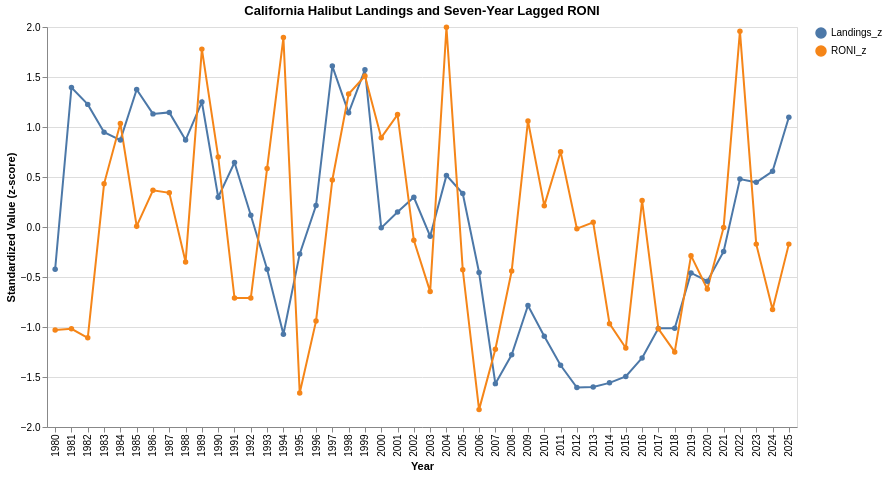

The notebook cell saved with this chart:
### Code cell
alt.Chart(time_series).mark_line(point=True).encode(
    x=alt.X("Year:O", title="Year"),
    y=alt.Y("Z_score:Q", title="Standardized Value (z-score)"),
    color=alt.Color("Variable:N", title=""),
    tooltip=[
        "Year",
        "Variable",
        alt.Tooltip("Z_score:Q", format=".2f")
    ]
).properties(
    title="California Halibut Landings and Seven-Year Lagged RONI",
    width=750,
    height=400
)

### Figure 1 — Vega-Lite specification as saved in the notebook (floating-point values rounded to 4 significant figures)
{"config": {"view": {"continuousWidth": 300, "continuousHeight": 300}}, "data": {"name": "data-7248883e279ace50168ff9d2b658c5d2"}, "mark": {"type": "line", "point": true}, "encoding": {"color": {"field": "Variable", "title": "", "type": "nominal"}, "tooltip": [{"field": "Year", "type": "quantitative"}, {"field": "Variable", "type": "nominal"}, {"field": "Z_score", "format": ".2f", "type": "quantitative"}], "x": {"field": "Year", "title": "Year", "type": "ordinal"}, "y": {"field": "Z_score", "title": "Standardized Value (z-score)", "type": "quantitative"}}, "height": 400, "title": "California Halibut Landings and Seven-Year Lagged RONI", "width": 750, "$schema": "https://vega.github.io/schema/vega-lite/v6.4.1.json", "datasets": {"data-7248883e279ace50168ff9d2b658c5d2": [{"Year": 1980, "Variable": "Landings_z", "Z_score": -0.422}, {"Year": 1981, "Variable": "Landings_z", "Z_score": 1.395}, {"Year": 1982, "Variable": "Landings_z", "Z_score": 1.226}, {"Year": 1983, "Variable": "Landings_z", "Z_score": 0.9482}, {"Year": 1984, "Variable": "Landings_z", "Z_score": 0.8689}, {"Year": 1985, "Variable": "Landings_z", "Z_score": 1.374}, {"Year": 1986, "Variable": "Landings_z", "Z_score": 1.131}, {"Year": 1987, "Variable": "Landings_z", "Z_score": 1.146}, {"Year": 1988, "Variable": "Landings_z", "Z_score": 0.8696}, {"Year": 1989, "Variable": "Landings_z", "Z_score": 1.25}, {"Year": 1990, "Variable": "Landings_z", "Z_score": 0.2974}, {"Year": 1991, "Variable": "Landings_z", "Z_score": 0.6445}, {"Year": 1992, "Variable": "Landings_z", "Z_score": 0.1168}, {"Year": 1993, "Variable": "Landings_z", "Z_score": -0.422}, {"Year": 1994, "Variable": "Landings_z", "Z_score": -1.072}, {"Year": 1995, "Variable": "Landings_z", "Z_score": -0.269}, {"Year": 1996, "Variable": "Landings_z", "Z_score": 0.2148}, {"Year": 1997, "Variable": "Landings_z", "Z_score": 1.609}, {"Year": 1998, "Variable": "Landings_z", "Z_score": 1.142}, {"Year": 1999, "Variable": "Landings_z", "Z_score": 1.573}, {"Year": 2000, "Variable": "Landings_z", "Z_score": -0.008543}, {"Year": 2001, "Variable": "Landings_z", "Z_score": 0.1507}, {"Year": 2002, "Variable": "Landings_z", "Z_score": 0.2974}, {"Year": 2003, "Variable": "Landings_z", "Z_score": -0.09153}, {"Year": 2004, "Variable": "Landings_z", "Z_score": 0.5159}, {"Year": 2005, "Variable": "Landings_z", "Z_score": 0.3344}, {"Year": 2006, "Variable": "Landings_z", "Z_score": -0.4554}, {"Year": 2007, "Variable": "Landings_z", "Z_score": -1.566}, {"Year": 2008, "Variable": "Landings_z", "Z_score": -1.277}, {"Year": 2009, "Variable": "Landings_z", "Z_score": -0.7846}, {"Year": 2010, "Variable": "Landings_z", "Z_score": -1.093}, {"Year": 2011, "Variable": "Landings_z", "Z_score": -1.383}, {"Year": 2012, "Variable": "Landings_z", "Z_score": -1.605}, {"Year": 2013, "Variable": "Landings_z", "Z_score": -1.6}, {"Year": 2014, "Variable": "Landings_z", "Z_score": -1.559}, {"Year": 2015, "Variable": "Landings_z", "Z_score": -1.494}, {"Year": 2016, "Variable": "Landings_z", "Z_score": -1.31}, {"Year": 2017, "Variable": "Landings_z", "Z_score": -1.014}, {"Year": 2018, "Variable": "Landings_z", "Z_score": -1.012}, {"Year": 2019, "Variable": "Landings_z", "Z_score": -0.4589}, {"Year": 2020, "Variable": "Landings_z", "Z_score": -0.5426}, {"Year": 2021, "Variable": "Landings_z", "Z_score": -0.2445}, {"Year": 2022, "Variable": "Landings_z", "Z_score": 0.479}, {"Year": 2023, "Variable": "Landings_z", "Z_score": 0.4467}, {"Year": 2024, "Variable": "Landings_z", "Z_score": 0.5567}, {"Year": 2025, "Variable": "Landings_z", "Z_score": 1.097}, {"Year": 1980, "Variable": "RONI_z", "Z_score": -1.031}, {"Year": 1981, "Variable": "RONI_z", "Z_score": -1.018}, {"Year": 1982, "Variable": "RONI_z", "Z_score": -1.108}, {"Year": 1983, "Variable": "RONI_z", "Z_score": 0.4317}, {"Year": 1984, "Variable": "RONI_z", "Z_score": 1.035}, {"Year": 1985, "Variable": "RONI_z", "Z_score": 0.008367}, {"Year": 1986, "Variable": "RONI_z", "Z_score": 0.3676}, {"Year": 1987, "Variable": "RONI_z", "Z_score": 0.3419}, {"Year": 1988, "Variable": "RONI_z", "Z_score": -0.3508}, {"Year": 1989, "Variable": "RONI_z", "Z_score": 1.779}, {"Year": 1990, "Variable": "RONI_z", "Z_score": 0.7011}, {"Year": 1991, "Variable": "RONI_z", "Z_score": -0.7101}, {"Year": 1992, "Variable": "RONI_z", "Z_score": -0.7101}, {"Year": 1993, "Variable": "RONI_z", "Z_score": 0.5857}, {"Year": 1994, "Variable": "RONI_z", "Z_score": 1.894}, {"Year": 1995, "Variable": "RONI_z", "Z_score": -1.659}, {"Year": 1996, "Variable": "RONI_z", "Z_score": -0.941}, {"Year": 1997, "Variable": "RONI_z", "Z_score": 0.4702}, {"Year": 1998, "Variable": "RONI_z", "Z_score": 1.33}, {"Year": 1999, "Variable": "RONI_z", "Z_score": 1.509}, {"Year": 2000, "Variable": "RONI_z", "Z_score": 0.8936}, {"Year": 2001, "Variable": "RONI_z", "Z_score": 1.124}, {"Year": 2002, "Variable": "RONI_z", "Z_score": -0.1328}, {"Year": 2003, "Variable": "RONI_z", "Z_score": -0.6459}, {"Year": 2004, "Variable": "RONI_z", "Z_score": 1.997}, {"Year": 2005, "Variable": "RONI_z", "Z_score": -0.4278}, {"Year": 2006, "Variable": "RONI_z", "Z_score": -1.826}, {"Year": 2007, "Variable": "RONI_z", "Z_score": -1.223}, {"Year": 2008, "Variable": "RONI_z", "Z_score": -0.4406}, {"Year": 2009, "Variable": "RONI_z", "Z_score": 1.06}, {"Year": 2010, "Variable": "RONI_z", "Z_score": 0.2136}, {"Year": 2011, "Variable": "RONI_z", "Z_score": 0.7525}, {"Year": 2012, "Variable": "RONI_z", "Z_score": -0.01729}, {"Year": 2013, "Variable": "RONI_z", "Z_score": 0.04685}, {"Year": 2014, "Variable": "RONI_z", "Z_score": -0.9666}, {"Year": 2015, "Variable": "RONI_z", "Z_score": -1.21}, {"Year": 2016, "Variable": "RONI_z", "Z_score": 0.2649}, {"Year": 2017, "Variable": "RONI_z", "Z_score": -1.018}, {"Year": 2018, "Variable": "RONI_z", "Z_score": -1.249}, {"Year": 2019, "Variable": "RONI_z", "Z_score": -0.2867}, {"Year": 2020, "Variable": "RONI_z", "Z_score": -0.6203}, {"Year": 2021, "Variable": "RONI_z", "Z_score": -0.004462}, {"Year": 2022, "Variable": "RONI_z", "Z_score": 1.958}, {"Year": 2023, "Variable": "RONI_z", "Z_score": -0.1712}, {"Year": 2024, "Variable": "RONI_z", "Z_score": -0.8255}, {"Year": 2025, "Variable": "RONI_z", "Z_score": -0.1712}]}}
